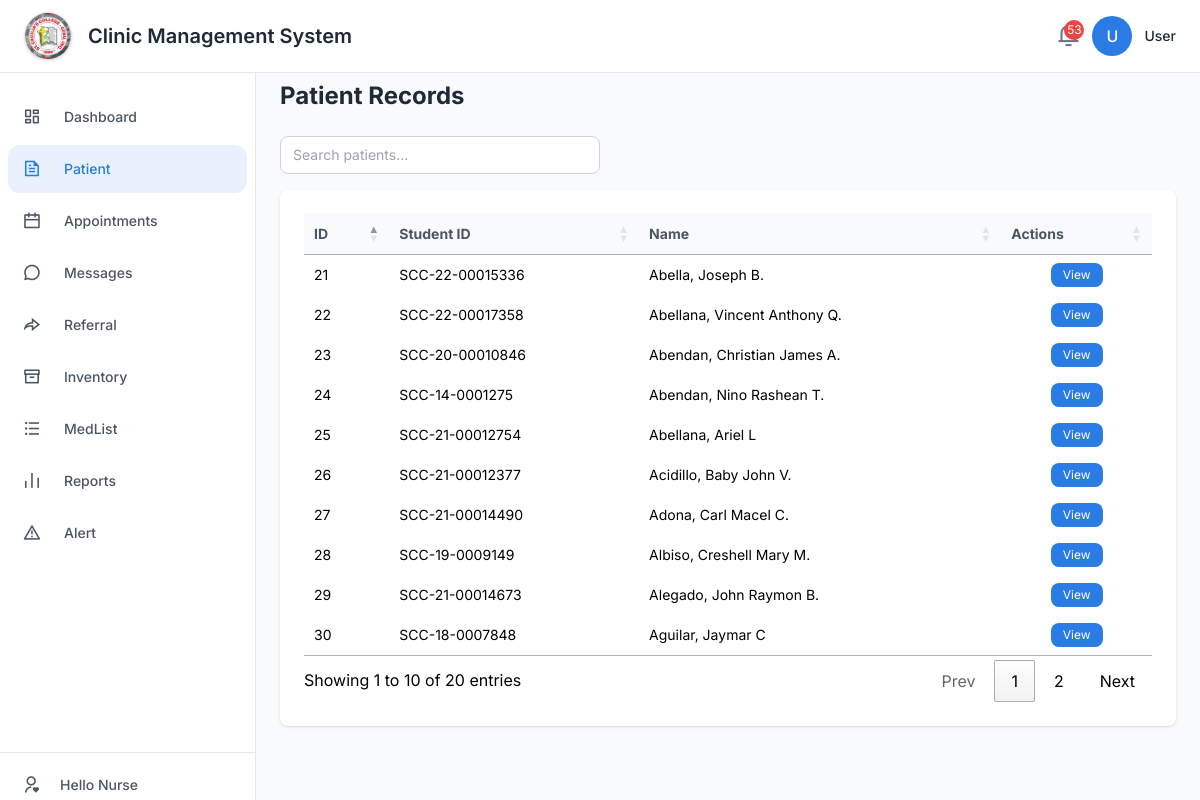
Screenshot of /staff/records.php with the database file from the repository.
### tables this page shows
CREATE TABLE `imported_patients` (
  `id` int(11) NOT NULL,
  `student_id` varchar(255) DEFAULT NULL,
  `name` varchar(255) DEFAULT NULL,
  `dob` varchar(255) DEFAULT NULL,
  `gender` varchar(255) DEFAULT NULL,
  `address` varchar(255) DEFAULT NULL,
  `email` varchar(255) DEFAULT NULL,
  `parent_email` varchar(255) DEFAULT NULL,
  `parent_phone` varchar(20) DEFAULT NULL,
  `contact_number` varchar(20) DEFAULT NULL,
  `religion` varchar(100) DEFAULT NULL,
  `citizenship` varchar(100) DEFAULT NULL,
  `course_program` varchar(255) DEFAULT NULL,
  `civil_status` varchar(255) DEFAULT NULL,
  `password` varchar(255) DEFAULT NULL,
  `year_level` varchar(255) DEFAULT NULL,
  `guardian_name` varchar(255) DEFAULT NULL,
  `guardian_contact` varchar(255) DEFAULT NULL,
  `emergency_contact_name` varchar(255) DEFAULT NULL,
  `emergency_contact_number` varchar(20) DEFAULT NULL,
  `upload_year` varchar(9) DEFAULT NULL
);

### staff/records.php (the view, shortened to what this page needs)
<?php
include '../includes/header.php';
try {
    $db = new PDO('mysql:host=localhost;dbname=clinic_management_system;charset=utf8', 'root', '');
    $db->setAttribute(PDO::ATTR_ERRMODE, PDO::ERRMODE_EXCEPTION);
    $db->exec("CREATE TABLE IF NOT EXISTS prescriptions (
        id INT AUTO_INCREMENT PRIMARY KEY,
        patient_id INT,
        patient_name VARCHAR(255),
        prescribed_by VARCHAR(255),
        prescription_date DATETIME DEFAULT CURRENT_TIMESTAMP,
        medicines TEXT,
        notes TEXT
    )");
    $db->exec("CREATE TABLE IF NOT EXISTS pending_prescriptions (
        id INT AUTO_INCREMENT PRIMARY KEY,
        patient_id INT,
        patient_name VARCHAR(255),
        prescribed_by VARCHAR(255),
        prescription_date DATETIME DEFAULT CURRENT_TIMESTAMP,
        medicines TEXT,
        notes TEXT
    )");
    $db->exec("CREATE TABLE IF NOT EXISTS vital_signs (
        id INT AUTO_INCREMENT PRIMARY KEY,
        patient_id INT,
        patient_name VARCHAR(255),
        vital_date DATE,
        weight DECIMAL(5,2),
        height DECIMAL(5,2),
        body_temp DECIMAL(4,2),
        resp_rate INT,
        pulse INT,
        blood_pressure VARCHAR(20),
        oxygen_sat DECIMAL(5,2),
        remarks TEXT,
        recorded_by VARCHAR(255),
        created_at DATETIME DEFAULT CURRENT_TIMESTAMP,
        UNIQUE KEY unique_patient_date (patient_id, vital_date)
    )");
    try {
        $db->exec("ALTER TABLE vital_signs ADD COLUMN blood_pressure VARCHAR(20) AFTER pulse");
    } catch (Exception $e) {
    }
    $db->exec("CREATE TABLE IF NOT EXISTS medication_referrals (
        id INT AUTO_INCREMENT PRIMARY KEY,
        patient_id INT,
        patient_name VARCHAR(255),
        subjective TEXT,
        objective TEXT,
        assessment TEXT,
        plan TEXT,
        intervention TEXT,
        evaluation TEXT,
        recorded_by VARCHAR(255),
        created_at DATETIME DEFAULT CURRENT_TIMESTAMP
    )");
    $db->exec("ALTER TABLE prescriptions ADD COLUMN IF NOT EXISTS patient_email VARCHAR(255) AFTER patient_name");
    $db->exec("ALTER TABLE prescriptions ADD COLUMN IF NOT EXISTS parent_email VARCHAR(255) AFTER patient_email");
    $db->exec("ALTER TABLE pending_prescriptions ADD COLUMN IF NOT EXISTS patient_email VARCHAR(255) AFTER patient_name");
    $db->exec("ALTER TABLE pending_prescriptions ADD COLUMN IF NOT EXISTS parent_email VARCHAR(255) AFTER patient_email");
    $db->exec("ALTER TABLE prescriptions ADD COLUMN IF NOT EXISTS reason VARCHAR(255) AFTER medicines");
    $db->exec("ALTER TABLE pending_prescriptions ADD COLUMN IF NOT EXISTS reason VARCHAR(255) AFTER medicines");
    try {
        $db->exec("ALTER TABLE vital_signs ADD UNIQUE KEY unique_patient_date (patient_id, vital_date)");
    } catch (Exception $e) {
    }
} catch (PDOException $e) {
    die('Database connection failed: ' . $e->getMessage());
} catch (Exception $e) {  }
?>
<link rel="stylesheet" href="https://cdn.datatables.net/1.13.6/css/jquery.dataTables.min.css">
<main class="flex-1 overflow-y-auto bg-gray-50 p-6 ml-16 md:ml-64 mt-[56px]">
        <h2 class="text-2xl font-bold text-gray-800 mb-6">Patient Records</h2>
        <div class="mb-4 flex items-center gap-2">
            <input id="searchInput" type="text" class="w-full max-w-xs border border-gray-300 rounded px-3 py-2 text-sm" placeholder="Search patients...">
        </div>
        <div class="bg-white rounded shadow p-6">
            <div class="overflow-x-auto">
                <table id="importedPatientsTable" class="min-w-full divide-y divide-gray-200 text-sm">
                    <thead class="bg-gray-50">
                        <tr>
                            <th class="px-4 py-2 text-left font-semibold text-gray-600">ID</th>
                            <th class="px-4 py-2 text-left font-semibold text-gray-600">Student ID</th>
                            <th class="px-4 py-2 text-left font-semibold text-gray-600">Name</th>
                            <th class="px-4 py-2 text-center font-semibold text-gray-600">Actions</th>
                        </tr>
                    </thead>
                    <tbody>
                        <?php
                        $stmt = $db->query('SELECT id, student_id, name, dob, gender, address, civil_status, year_level, email, contact_number, religion, citizenship, course_program, guardian_name, guardian_contact, emergency_contact_name, emergency_contact_number, MAX(dob) as last_visit FROM imported_patients GROUP BY id, student_id, name ORDER BY id DESC');
                        foreach ($stmt as $row): ?>
                        <tr>
                            <td class="px-4 py-2"><?php echo htmlspecialchars($row['id']); ?></td>
                            <td class="px-4 py-2"><?php echo htmlspecialchars($row['student_id']); ?></td>
                            <td class="px-4 py-2"><?php echo htmlspecialchars($row['name']); ?></td>
                            <td class="px-4 py-2 text-center">
                                <button class="viewBtn px-3 py-1 text-xs bg-primary text-white rounded hover:bg-primary/90"
                                    data-name="<?php echo htmlspecialchars($row['name']); ?>"
                                    data-id="<?php echo htmlspecialchars($row['id']); ?>"
                                    data-student_id="<?php echo htmlspecialchars($row['student_id']); ?>"
                                    data-dob="<?php echo htmlspecialchars($row['dob'] ?? ''); ?>"
                                    data-gender="<?php echo htmlspecialchars($row['gender']); ?>"
                                    data-year="<?php echo htmlspecialchars($row['year_level']); ?>"
                                    data-address="<?php echo htmlspecialchars($row['address']); ?>"
                                    data-civil="<?php echo htmlspecialchars($row['civil_status']); ?>"
                                    data-email="<?php echo htmlspecialchars($row['email'] ?? ''); ?>"
                                    data-contact="<?php echo htmlspecialchars($row['contact_number'] ?? ''); ?>"
                                    data-religion="<?php echo htmlspecialchars($row['religion'] ?? ''); ?>"
                                    data-citizenship="<?php echo htmlspecialchars($row['citizenship'] ?? ''); ?>"
                                    data-course="<?php echo htmlspecialchars($row['course_program'] ?? ''); ?>"
                                    data-guardian-name="<?php echo htmlspecialchars($row['guardian_name'] ?? ''); ?>"
                                    data-guardian-contact="<?php echo htmlspecialchars($row['guardian_contact'] ?? ''); ?>"
                                    data-emergency-name="<?php echo htmlspecialchars($row['emergency_contact_name'] ?? ''); ?>"
                                    data-emergency-contact="<?php echo htmlspecialchars($row['emergency_contact_number'] ?? ''); ?>">View</button>
                            </td>
                        </tr>
                        <?php endforeach; ?>
                    </tbody>
                </table>
            </div>
        </div>
    </div>

### includes/header.php (style rules this page uses)
body { font-family: 'Inter', sans-serif; background-color: #f9fafb; }

### rows the page displays
imported_patients: id "30", student "SCC-18-0007848", name "Aguilar, Jaymar C"
imported_patients: id "29", student "SCC-21-00014673", name "Alegado, John Raymon B."
imported_patients: id "28", student "SCC-19-0009149", name "Albiso, Creshell Mary M."
imported_patients: id "27", student "SCC-21-00014490", name "Adona, Carl Macel C."
imported_patients: id "26", student "SCC-21-00012377", name "Acidillo, Baby John V."
imported_patients: id "25", student "SCC-21-00012754", name "Abellana, Ariel L"
imported_patients: id "24", student "SCC-14-0001275", name "Abendan, Nino Rashean T."
imported_patients: id "23", student "SCC-20-00010846", name "Abendan, Christian James A."
imported_patients: id "22", student "SCC-22-00017358", name "Abellana, Vincent Anthony Q."
imported_patients: id "21", student "SCC-22-00015336", name "Abella, Joseph B."

### other values shown
$notifCount "53"
$initials "U"
